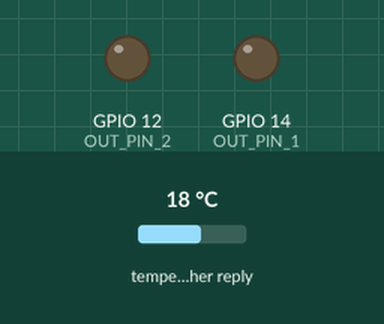
A sketch run on a simulated ESP8266 (NodeMCU). Parts: output pins drawn as LEDs (lit = HIGH). Inputs (shaded band) come from the test bench; at power-on: temperature in the weather reply 18 °C. WiFi joins after 1.5 s; servers stay silent unless stated; web services answer with replies made up by the test bench; not simulated (calls return 0 or success): arduino_secrets.h; what the sketch prints to the serial monitor is not drawn.

Above: at 0.1 s.
At 1.6 s:
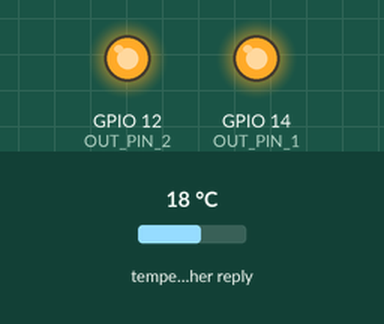
Timing chart, 0 to 3.2 s (numbered marks = the images above):
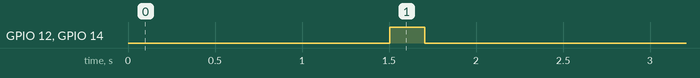

Measured:
- by itself, GPIO 12 (OUT_PIN_2), GPIO 14 (OUT_PIN_1): LOW → HIGH at 1.5 s, → LOW 0.20 s later

The sketch:

iwatering.ino
```cpp
/*
 *
 * @author: Andrea Pagliarani
 * @since: 25/07/2021
 *
 * This is an Arduino project aimed at building an
 * automated watering plant with an ESP8266
 *
 */


#include <ESP8266WiFi.h> //ESP8266
#include "arduino_secrets.h"
#include "meteo.h"

const int OUT_PIN_1 = 14;
const int SENSOR_PIN = 0;
const int OUT_PIN_2 = 12;
//below this voltage start watering
const float VOLT_LIMIT = 1.9;

void setup() {

  Serial.begin(115200);
  Serial.println("Setting up...");

  WiFi.mode(WIFI_STA);
  WiFi.begin(SECRET_SSID, SECRET_PWD);
  Serial.println("Connecting");
  while (WiFi.status() != WL_CONNECTED) {
    delay(500);
    Serial.print(".");
  }
  Serial.println("");
  Serial.print("Connected to WiFi network with IP Address: ");
  Serial.println(WiFi.localIP());

  pinMode(OUT_PIN_1, OUTPUT);
  pinMode(OUT_PIN_2, OUTPUT);
  digitalWrite(OUT_PIN_1, HIGH);
  digitalWrite(OUT_PIN_2, HIGH);
  checkStatus();
  ESP.deepSleep(5.2e9);


}

void checkStatus() {
  //read sensor
  int sensorVal = analogRead(SENSOR_PIN);
  float currentVoltage = (sensorVal / 1024.0) * 3.3;
  Serial.println(currentVoltage);
  //get meteo from openweather API
  String meteo = getMeteo();
  boolean raining = isRaining(meteo);
  if(!raining && currentVoltage < VOLT_LIMIT) {
      Serial.println("Start watering");
      digitalWrite(OUT_PIN_1, LOW);
      digitalWrite(OUT_PIN_2, LOW);
      delay(5 * 60000);
      digitalWrite(OUT_PIN_1, HIGH);
      digitalWrite(OUT_PIN_2, HIGH);
  } else {
    Serial.println("Moisture level ok");
  }
}

void loop() {

}
```

meteo.h
```cpp
/*
 *
 * @author: Andrea Pagliarani
 * @since: 25/07/2021
 *
 * This is an Arduino project aimed at building an
 * automated watering plant with an ESP8266
 *
 */


#include "arduino_secrets.h"
#include <ESP8266HTTPClient.h>
#include <ArduinoJson.h>


const String SERVER_NAME = "http://api.openweathermap.org";

String getMeteo() {

  String payload = "";

  if (WiFi.status() == WL_CONNECTED) {

    WiFiClient wifiClient;

    HTTPClient http;

    String serverPath = SERVER_NAME + "/data/2.5/weather?q=" + CITY + "&appid=" + SECRET_APPID;
    http.begin(wifiClient, serverPath);
    int httpResponseCode = http.GET();

    if (httpResponseCode > 0) {
      payload = http.getString();
    } else {
      Serial.print("Error code: ");
      Serial.println(httpResponseCode);
    }
    // Free resources
    http.end();
    return payload;
  } else {
    Serial.println("WiFi Disconnected");
  }
}

bool isRaining(String meteoResponse) {

  DynamicJsonDocument meteo(1024);
  deserializeJson(meteo, meteoResponse);

  String weather = meteo["weather"][0]["main"];
  if (!weather.equals("Rain") && !weather.equals("Thunderstorm")) {
    return false;
  } else {
    return true;
  }

}
```
